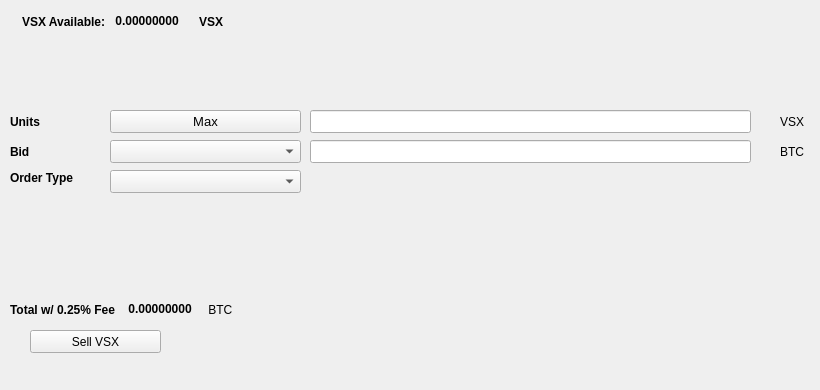
   <widget class="QWidget" name="SellTab">
    <attribute name="title">
     <string>Sell</string>
    </attribute>
    <widget class="QLabel" name="label_16">
     <property name="geometry">
      <rect>
       <x>780</x>
       <y>140</y>
       <width>31</width>
       <height>23</height>
      </rect>
     </property>
     <property name="text">
      <string>BTC</string>
     </property>
    </widget>
    <widget class="QComboBox" name="SellBidcomboBox">
     <property name="geometry">
      <rect>
       <x>110</x>
       <y>140</y>
       <width>191</width>
       <height>23</height>
      </rect>
     </property>
     <property name="font">
      <font>
       <pointsize>10</pointsize>
      </font>
     </property>
    </widget>
    <widget class="QLabel" name="label_18">
     <property name="geometry">
      <rect>
       <x>10</x>
       <y>110</y>
       <width>46</width>
       <height>23</height>
      </rect>
     </property>
     <property name="font">
      <font>
       <weight>75</weight>
       <bold>true</bold>
      </font>
     </property>
     <property name="text">
      <string>Units</string>
     </property>
    </widget>
    <widget class="QPushButton" name="Sell_Max_Amount">
     <property name="geometry">
      <rect>
       <x>110</x>
       <y>110</y>
       <width>191</width>
       <height>23</height>
      </rect>
     </property>
     <property name="font">
      <font>
       <pointsize>10</pointsize>
      </font>
     </property>
     <property name="text">
      <string>Max</string>
     </property>
    </widget>
    <widget class="QLabel" name="label_20">
     <property name="geometry">
      <rect>
       <x>10</x>
       <y>170</y>
       <width>91</width>
       <height>16</height>
      </rect>
     </property>
     <property name="font">
      <font>
       <weight>75</weight>
       <bold>true</bold>
      </font>
     </property>
     <property name="text">
      <string>Order Type</string>
     </property>
    </widget>
    <widget class="QComboBox" name="SellOrdertypeCombo">
     <property name="geometry">
      <rect>
       <x>110</x>
       <y>170</y>
       <width>191</width>
       <height>23</height>
      </rect>
     </property>
     <property name="font">
      <font>
       <pointsize>10</pointsize>
      </font>
     </property>
    </widget>
    <widget class="QLabel" name="label_21">
     <property name="geometry">
      <rect>
       <x>10</x>
       <y>140</y>
       <width>46</width>
       <height>23</height>
      </rect>
     </property>
     <property name="font">
      <font>
       <weight>75</weight>
       <bold>true</bold>
      </font>
     </property>
     <property name="text">
      <string>Bid</string>
     </property>
    </widget>
    <widget class="QLabel" name="label_22">
     <property name="geometry">
      <rect>
       <x>780</x>
       <y>110</y>
       <width>31</width>
       <height>23</height>
      </rect>
     </property>
     <property name="text">
      <string>VSX</string>
     </property>
    </widget>
    <widget class="QLineEdit" name="UnitsInputVSX">
     <property name="geometry">
      <rect>
       <x>310</x>
       <y>110</y>
       <width>441</width>
       <height>23</height>
      </rect>
     </property>
     <property name="font">
      <font>
       <pointsize>9</pointsize>
       <weight>75</weight>
       <bold>true</bold>
      </font>
     </property>
    </widget>
    <widget class="QLineEdit" name="SellBidPriceEdit">
     <property name="geometry">
      <rect>
       <x>310</x>
       <y>140</y>
       <width>441</width>
       <height>23</height>
      </rect>
     </property>
     <property name="font">
      <font>
       <pointsize>9</pointsize>
       <weight>75</weight>
       <bold>true</bold>
      </font>
     </property>
    </widget>
    <widget class="QPushButton" name="SellVSXBTN">
     <property name="geometry">
      <rect>
       <x>30</x>
       <y>330</y>
       <width>131</width>
       <height>23</height>
      </rect>
     </property>
     <property name="text">
      <string>Sell VSX</string>
     </property>
     <property name="icon">
      <iconset resource="../amsterdamcoin">
       <normaloff>:/icons/bitcoin</normaloff>:/icons/bitcoin</iconset>
     </property>
    </widget>
    <widget class="QWidget" name="layoutWidget3">
     <property name="geometry">
      <rect>
       <x>22</x>
       <y>12</y>
       <width>258</width>
       <height>19</height>
      </rect>
     </property>
     <layout class="QHBoxLayout" name="horizontalLayout">
      <item>
       <widget class="QLabel" name="label232_2">
        <property name="font">
         <font>
          <weight>75</weight>
          <bold>true</bold>
         </font>
        </property>
        <property name="text">
         <string>VSX Available:</string>
        </property>
       </widget>
      </item>
      <item>
       <widget class="QLabel" name="VSXAvailableLabel">
        <property name="palette">
         <palette>
          <active>
           <colorrole role="WindowText">
            <brush brushstyle="SolidPattern">
             <color alpha="255">
              <red>0</red>
              <green>0</green>
              <blue>0</blue>
             </color>
            </brush>
           </colorrole>
           <colorrole role="Button">
            <brush brushstyle="SolidPattern">
             <color alpha="255">
              <red>0</red>
              <green>170</green>
              <blue>0</blue>
             </color>
            </brush>
           </colorrole>
           <colorrole role="Light">
            <brush brushstyle="SolidPattern">
             <color alpha="255">
              <red>0</red>
              <green>255</green>
              <blue>0</blue>
             </color>
            </brush>
           </colorrole>
           <colorrole role="Midlight">
            <brush brushstyle="SolidPattern">
             <color alpha="255">
              <red>0</red>
              <green>212</green>
              <blue>0</blue>
             </color>
            </brush>
           </colorrole>
           <colorrole role="Dark">
            <brush brushstyle="SolidPattern">
             <color alpha="255">
              <red>0</red>
              <green>85</green>
              <blue>0</blue>
             </color>
            </brush>
           </colorrole>
           <colorrole role="Mid">
            <brush brushstyle="SolidPattern">
             <color alpha="255">
              <red>0</red>
              <green>113</green>
              <blue>0</blue>
             </color>
            </brush>
           </colorrole>
           <colorrole role="Text">
            <brush brushstyle="SolidPattern">
             <color alpha="255">
              <red>0</red>
              <green>170</green>
              <blue>0</blue>
             </color>
            </brush>
           </colorrole>
           <colorrole role="BrightText">
            <brush brushstyle="SolidPattern">
             <color alpha="255">
              <red>255</red>
              <green>255</green>
              <blue>255</blue>
             </color>
            </brush>
           </colorrole>
           <colorrole role="ButtonText">
            <brush brushstyle="SolidPattern">
             <color alpha="255">
              <red>0</red>
              <green>0</green>
              <blue>0</blue>
             </color>
            </brush>
           </colorrole>
           <colorrole role="Base">
            <brush brushstyle="SolidPattern">
             <color alpha="255">
              <red>255</red>
              <green>255</green>
              <blue>255</blue>
             </color>
            </brush>
           </colorrole>
           <colorrole role="Window">
            <brush brushstyle="SolidPattern">
             <color alpha="255">
              <red>0</red>
              <green>170</green>
              <blue>0</blue>
             </color>
            </brush>
           </colorrole>
           <colorrole role="Shadow">
            <brush brushstyle="SolidPattern">
             <color alpha="255">
              <red>0</red>
              <green>0</green>
              <blue>0</blue>
             </color>
            </brush>
           </colorrole>
           <colorrole role="AlternateBase">
            <brush brushstyle="SolidPattern">
             <color alpha="255">
              <red>127</red>
              <green>212</green>
              <blue>127</blue>
             </color>
            </brush>
           </colorrole>
           <colorrole role="ToolTipBase">
            <brush brushstyle="SolidPattern">
             <color alpha="255">
              <red>255</red>
              <green>255</green>
              <blue>220</blue>
             </color>
            </brush>
           </colorrole>
           <colorrole role="ToolTipText">
            <brush brushstyle="SolidPattern">
             <color alpha="255">
              <red>0</red>
              <green>0</green>
              <blue>0</blue>
             </color>
            </brush>
           </colorrole>
          </active>
          <inactive>
           <colorrole role="WindowText">
            <brush brushstyle="SolidPattern">
             <color alpha="255">
              <red>0</red>
              <green>0</green>
              <blue>0</blue>
             </color>
            </brush>
           </colorrole>
           <colorrole role="Button">
            <brush brushstyle="SolidPattern">
             <color alpha="255">
              <red>0</red>
              <green>170</green>
              <blue>0</blue>
             </color>
            </brush>
           </colorrole>
           <colorrole role="Light">
            <brush brushstyle="SolidPattern">
             <color alpha="255">
              <red>0</red>
              <green>255</green>
              <blue>0</blue>
             </color>
            </brush>
           </colorrole>
           <colorrole role="Midlight">
            <brush brushstyle="SolidPattern">
             <color alpha="255">
              <red>0</red>
              <green>212</green>
              <blue>0</blue>
             </color>
            </brush>
           </colorrole>
           <colorrole role="Dark">
            <brush brushstyle="SolidPattern">
             <color alpha="255">
              <red>0</red>
              <green>85</green>
              <blue>0</blue>
             </color>
            </brush>
           </colorrole>
           <colorrole role="Mid">
            <brush brushstyle="SolidPattern">
             <color alpha="255">
              <red>0</red>
              <green>113</green>
              <blue>0</blue>
             </color>
            </brush>
           </colorrole>
           <colorrole role="Text">
            <brush brushstyle="SolidPattern">
             <color alpha="255">
              <red>0</red>
              <green>170</green>
              <blue>0</blue>
             </color>
            </brush>
           </colorrole>
           <colorrole role="BrightText">
            <brush brushstyle="SolidPattern">
             <color alpha="255">
              <red>255</red>
              <green>255</green>
              <blue>255</blue>
             </color>
            </brush>
           </colorrole>
           <colorrole role="ButtonText">
            <brush brushstyle="SolidPattern">
             <color alpha="255">
              <red>0</red>
              <green>0</green>
              <blue>0</blue>
             </color>
            </brush>
           </colorrole>
           <colorrole role="Base">
            <brush brushstyle="SolidPattern">
             <color alpha="255">
              <red>255</red>
              <green>255</green>
              <blue>255</blue>
             </color>
            </brush>
           </colorrole>
           <colorrole role="Window">
            <brush brushstyle="SolidPattern">
             <color alpha="255">
              <red>0</red>
              <green>170</green>
              <blue>0</blue>
             </color>
            </brush>
           </colorrole>
           <colorrole role="Shadow">
            <brush brushstyle="SolidPattern">
             <color alpha="255">
              <red>0</red>
              <green>0</green>
              <blue>0</blue>
             </color>
            </brush>
           </colorrole>
           <colorrole role="AlternateBase">
            <brush brushstyle="SolidPattern">
             <color alpha="255">
              <red>127</red>
              <green>212</green>
              <blue>127</blue>
             </color>
            </brush>
           </colorrole>
           <colorrole role="ToolTipBase">
            <brush brushstyle="SolidPattern">
             <color alpha="255">
              <red>255</red>
              <green>255</green>
              <blue>220</blue>
             </color>
            </brush>
           </colorrole>
           <colorrole role="ToolTipText">
            <brush brushstyle="SolidPattern">
             <color alpha="255">
              <red>0</red>
              <green>0</green>
              <blue>0</blue>
             </color>
            </brush>
           </colorrole>
          </inactive>
          <disabled>
           <colorrole role="WindowText">
            <brush brushstyle="SolidPattern">
             <color alpha="255">
              <red>0</red>
              <green>85</green>
              <blue>0</blue>
             </color>
            </brush>
           </colorrole>
           <colorrole role="Button">
            <brush brushstyle="SolidPattern">
             <color alpha="255">
              <red>0</red>
              <green>170</green>
              <blue>0</blue>
             </color>
            </brush>
           </colorrole>
           <colorrole role="Light">
            <brush brushstyle="SolidPattern">
             <color alpha="255">
              <red>0</red>
              <green>255</green>
              <blue>0</blue>
             </color>
            </brush>
           </colorrole>
           <colorrole role="Midlight">
            <brush brushstyle="SolidPattern">
             <color alpha="255">
              <red>0</red>
              <green>212</green>
              <blue>0</blue>
             </color>
            </brush>
           </colorrole>
           <colorrole role="Dark">
            <brush brushstyle="SolidPattern">
             <color alpha="255">
              <red>0</red>
              <green>85</green>
              <blue>0</blue>
             </color>
            </brush>
           </colorrole>
           <colorrole role="Mid">
            <brush brushstyle="SolidPattern">
             <color alpha="255">
              <red>0</red>
              <green>113</green>
              <blue>0</blue>
             </color>
            </brush>
           </colorrole>
           <colorrole role="Text">
            <brush brushstyle="SolidPattern">
             <color alpha="255">
              <red>0</red>
              <green>85</green>
              <blue>0</blue>
             </color>
            </brush>
           </colorrole>
           <colorrole role="BrightText">
            <brush brushstyle="SolidPattern">
             <color alpha="255">
              <red>255</red>
              <green>255</green>
              <blue>255</blue>
             </color>
            </brush>
           </colorrole>
           <colorrole role="ButtonText">
            <brush brushstyle="SolidPattern">
             <color alpha="255">
              <red>0</red>
              <green>85</green>
              <blue>0</blue>
             </color>
            </brush>
           </colorrole>
           <colorrole role="Base">
            <brush brushstyle="SolidPattern">
             <color alpha="255">
              <red>0</red>
              <green>170</green>
              <blue>0</blue>
             </color>
            </brush>
           </colorrole>
           <colorrole role="Window">
            <brush brushstyle="SolidPattern">
             <color alpha="255">
              <red>0</red>
              <green>170</green>
              <blue>0</blue>
             </color>
            </brush>
           </colorrole>
           <colorrole role="Shadow">
            <brush brushstyle="SolidPattern">
             <color alpha="255">
              <red>0</red>
              <green>0</green>
              <blue>0</blue>
             </color>
            </brush>
           </colorrole>
           <colorrole role="AlternateBase">
            <brush brushstyle="SolidPattern">
             <color alpha="255">
              <red>0</red>
              <green>170</green>
              <blue>0</blue>
             </color>
            </brush>
           </colorrole>
           <colorrole role="ToolTipBase">
            <brush brushstyle="SolidPattern">
             <color alpha="255">
              <red>255</red>
              <green>255</green>
              <blue>220</blue>
             </color>
            </brush>
           </colorrole>
           <colorrole role="ToolTipText">
            <brush brushstyle="SolidPattern">
             <color alpha="255">
              <red>0</red>
              <green>0</green>
              <blue>0</blue>
             </color>
            </brush>
           </colorrole>
          </disabled>
         </palette>
        </property>
        <property name="font">
         <font>
          <weight>75</weight>
          <bold>true</bold>
         </font>
        </property>
        <property name="text">
         <string> 0.00000000 </string>
        </property>
        <property name="textInteractionFlags">
         <set>Qt::LinksAccessibleByMouse|Qt::TextSelectableByKeyboard|Qt::TextSelectableByMouse</set>
        </property>
       </widget>
      </item>
      <item>
       <widget class="QLabel" name="labelVSX">
        <property name="font">
         <font>
          <weight>75</weight>
          <bold>true</bold>
         </font>
        </property>
        <property name="text">
         <string>VSX</string>
        </property>
       </widget>
      </item>
     </layout>
    </widget>
    <widget class="QWidget" name="layoutWidget">
     <property name="geometry">
      <rect>
       <x>10</x>
       <y>300</y>
       <width>268</width>
       <height>19</height>
      </rect>
     </property>
     <layout class="QHBoxLayout" name="horizontalLayout_2">
      <item>
       <widget class="QLabel" name="label_19">
        <property name="font">
         <font>
          <weight>75</weight>
          <bold>true</bold>
         </font>
        </property>
        <property name="text">
         <string>Total w/ 0.25% Fee </string>
        </property>
       </widget>
      </item>
      <item>
       <widget class="QLabel" name="SellCostLabel">
        <property name="palette">
         <palette>
          <active>
           <colorrole role="WindowText">
            <brush brushstyle="SolidPattern">
             <color alpha="255">
              <red>0</red>
              <green>0</green>
              <blue>0</blue>
             </color>
            </brush>
           </colorrole>
           <colorrole role="Button">
            <brush brushstyle="SolidPattern">
             <color alpha="255">
              <red>0</red>
              <green>170</green>
              <blue>0</blue>
             </color>
            </brush>
           </colorrole>
           <colorrole role="Light">
            <brush brushstyle="SolidPattern">
             <color alpha="255">
              <red>0</red>
              <green>255</green>
              <blue>0</blue>
             </color>
            </brush>
           </colorrole>
           <colorrole role="Midlight">
            <brush brushstyle="SolidPattern">
             <color alpha="255">
              <red>0</red>
              <green>212</green>
              <blue>0</blue>
             </color>
            </brush>
           </colorrole>
           <colorrole role="Dark">
            <brush brushstyle="SolidPattern">
             <color alpha="255">
              <red>0</red>
              <green>85</green>
              <blue>0</blue>
             </color>
            </brush>
           </colorrole>
           <colorrole role="Mid">
            <brush brushstyle="SolidPattern">
             <color alpha="255">
              <red>0</red>
              <green>113</green>
              <blue>0</blue>
             </color>
            </brush>
           </colorrole>
           <colorrole role="Text">
            <brush brushstyle="SolidPattern">
             <color alpha="255">
              <red>0</red>
              <green>170</green>
              <blue>0</blue>
             </color>
            </brush>
           </colorrole>
           <colorrole role="BrightText">
            <brush brushstyle="SolidPattern">
             <color alpha="255">
              <red>255</red>
              <green>255</green>
              <blue>255</blue>
             </color>
            </brush>
           </colorrole>
           <colorrole role="ButtonText">
            <brush brushstyle="SolidPattern">
             <color alpha="255">
              <red>0</red>
              <green>0</green>
              <blue>0</blue>
             </color>
            </brush>
           </colorrole>
           <colorrole role="Base">
            <brush brushstyle="SolidPattern">
             <color alpha="255">
              <red>255</red>
              <green>255</green>
              <blue>255</blue>
             </color>
            </brush>
           </colorrole>
           <colorrole role="Window">
            <brush brushstyle="SolidPattern">
             <color alpha="255">
              <red>0</red>
              <green>170</green>
              <blue>0</blue>
             </color>
            </brush>
           </colorrole>
           <colorrole role="Shadow">
            <brush brushstyle="SolidPattern">
             <color alpha="255">
              <red>0</red>
              <green>0</green>
              <blue>0</blue>
             </color>
            </brush>
           </colorrole>
           <colorrole role="AlternateBase">
            <brush brushstyle="SolidPattern">
             <color alpha="255">
              <red>127</red>
              <green>212</green>
              <blue>127</blue>
             </color>
            </brush>
           </colorrole>
           <colorrole role="ToolTipBase">
            <brush brushstyle="SolidPattern">
             <color alpha="255">
              <red>255</red>
              <green>255</green>
              <blue>220</blue>
             </color>
            </brush>
           </colorrole>
           <colorrole role="ToolTipText">
            <brush brushstyle="SolidPattern">
             <color alpha="255">
              <red>0</red>
              <green>0</green>
              <blue>0</blue>
             </color>
            </brush>
           </colorrole>
          </active>
          <inactive>
           <colorrole role="WindowText">
            <brush brushstyle="SolidPattern">
             <color alpha="255">
              <red>0</red>
              <green>0</green>
              <blue>0</blue>
             </color>
            </brush>
           </colorrole>
           <colorrole role="Button">
            <brush brushstyle="SolidPattern">
             <color alpha="255">
              <red>0</red>
              <green>170</green>
              <blue>0</blue>
             </color>
            </brush>
           </colorrole>
           <colorrole role="Light">
            <brush brushstyle="SolidPattern">
             <color alpha="255">
              <red>0</red>
              <green>255</green>
              <blue>0</blue>
             </color>
            </brush>
           </colorrole>
           <colorrole role="Midlight">
            <brush brushstyle="SolidPattern">
             <color alpha="255">
              <red>0</red>
              <green>212</green>
              <blue>0</blue>
             </color>
            </brush>
           </colorrole>
           <colorrole role="Dark">
            <brush brushstyle="SolidPattern">
             <color alpha="255">
              <red>0</red>
              <green>85</green>
              <blue>0</blue>
             </color>
            </brush>
           </colorrole>
           <colorrole role="Mid">
            <brush brushstyle="SolidPattern">
             <color alpha="255">
              <red>0</red>
              <green>113</green>
              <blue>0</blue>
             </color>
            </brush>
           </colorrole>
           <colorrole role="Text">
            <brush brushstyle="SolidPattern">
             <color alpha="255">
              <red>0</red>
              <green>170</green>
              <blue>0</blue>
             </color>
            </brush>
           </colorrole>
           <colorrole role="BrightText">
            <brush brushstyle="SolidPattern">
             <color alpha="255">
              <red>255</red>
              <green>255</green>
              <blue>255</blue>
             </color>
            </brush>
           </colorrole>
           <colorrole role="ButtonText">
            <brush brushstyle="SolidPattern">
             <color alpha="255">
              <red>0</red>
              <green>0</green>
              <blue>0</blue>
             </color>
            </brush>
           </colorrole>
           <colorrole role="Base">
            <brush brushstyle="SolidPattern">
             <color alpha="255">
              <red>255</red>
              <green>255</green>
              <blue>255</blue>
             </color>
            </brush>
           </colorrole>
           <colorrole role="Window">
            <brush brushstyle="SolidPattern">
             <color alpha="255">
              <red>0</red>
              <green>170</green>
              <blue>0</blue>
             </color>
            </brush>
           </colorrole>
           <colorrole role="Shadow">
            <brush brushstyle="SolidPattern">
             <color alpha="255">
              <red>0</red>
              <green>0</green>
              <blue>0</blue>
             </color>
            </brush>
           </colorrole>
           <colorrole role="AlternateBase">
            <brush brushstyle="SolidPattern">
             <color alpha="255">
              <red>127</red>
              <green>212</green>
              <blue>127</blue>
             </color>
            </brush>
           </colorrole>
           <colorrole role="ToolTipBase">
            <brush brushstyle="SolidPattern">
             <color alpha="255">
              <red>255</red>
              <green>255</green>
              <blue>220</blue>
             </color>
            </brush>
           </colorrole>
           <colorrole role="ToolTipText">
            <brush brushstyle="SolidPattern">
             <color alpha="255">
              <red>0</red>
              <green>0</green>
              <blue>0</blue>
             </color>
            </brush>
           </colorrole>
          </inactive>
          <disabled>
           <colorrole role="WindowText">
            <brush brushstyle="SolidPattern">
             <color alpha="255">
              <red>0</red>
              <green>85</green>
              <blue>0</blue>
             </color>
            </brush>
           </colorrole>
           <colorrole role="Button">
            <brush brushstyle="SolidPattern">
             <color alpha="255">
              <red>0</red>
              <green>170</green>
              <blue>0</blue>
             </color>
            </brush>
           </colorrole>
           <colorrole role="Light">
            <brush brushstyle="SolidPattern">
             <color alpha="255">
              <red>0</red>
              <green>255</green>
              <blue>0</blue>
             </color>
            </brush>
           </colorrole>
           <colorrole role="Midlight">
            <brush brushstyle="SolidPattern">
             <color alpha="255">
              <red>0</red>
              <green>212</green>
              <blue>0</blue>
             </color>
            </brush>
           </colorrole>
           <colorrole role="Dark">
            <brush brushstyle="SolidPattern">
             <color alpha="255">
              <red>0</red>
              <green>85</green>
              <blue>0</blue>
             </color>
            </brush>
           </colorrole>
           <colorrole role="Mid">
            <brush brushstyle="SolidPattern">
             <color alpha="255">
              <red>0</red>
              <green>113</green>
              <blue>0</blue>
             </color>
            </brush>
           </colorrole>
           <colorrole role="Text">
            <brush brushstyle="SolidPattern">
             <color alpha="255">
              <red>0</red>
              <green>85</green>
              <blue>0</blue>
             </color>
            </brush>
           </colorrole>
           <colorrole role="BrightText">
            <brush brushstyle="SolidPattern">
             <color alpha="255">
              <red>255</red>
              <green>255</green>
              <blue>255</blue>
             </color>
            </brush>
           </colorrole>
           <colorrole role="ButtonText">
            <brush brushstyle="SolidPattern">
             <color alpha="255">
              <red>0</red>
              <green>85</green>
              <blue>0</blue>
             </color>
            </brush>
           </colorrole>
           <colorrole role="Base">
            <brush brushstyle="SolidPattern">
             <color alpha="255">
              <red>0</red>
              <green>170</green>
              <blue>0</blue>
             </color>
            </brush>
           </colorrole>
           <colorrole role="Window">
            <brush brushstyle="SolidPattern">
             <color alpha="255">
              <red>0</red>
              <green>170</green>
              <blue>0</blue>
             </color>
            </brush>
           </colorrole>
           <colorrole role="Shadow">
            <brush brushstyle="SolidPattern">
             <color alpha="255">
              <red>0</red>
              <green>0</green>
              <blue>0</blue>
             </color>
            </brush>
           </colorrole>
           <colorrole role="AlternateBase">
            <brush brushstyle="SolidPattern">
             <color alpha="255">
              <red>0</red>
              <green>170</green>
              <blue>0</blue>
             </color>
            </brush>
           </colorrole>
           <colorrole role="ToolTipBase">
            <brush brushstyle="SolidPattern">
             <color alpha="255">
              <red>255</red>
              <green>255</green>
              <blue>220</blue>
             </color>
            </brush>
           </colorrole>
           <colorrole role="ToolTipText">
            <brush brushstyle="SolidPattern">
             <color alpha="255">
              <red>0</red>
              <green>0</green>
              <blue>0</blue>
             </color>
            </brush>
           </colorrole>
          </disabled>
         </palette>
        </property>
        <property name="font">
         <font>
          <weight>75</weight>
          <bold>true</bold>
         </font>
        </property>
        <property name="autoFillBackground">
         <bool>false</bool>
        </property>
        <property name="text">
         <string> 0.00000000</string>
        </property>
        <property name="textInteractionFlags">
         <set>Qt::LinksAccessibleByMouse|Qt::TextSelectableByMouse</set>
        </property>
       </widget>
      </item>
      <item>
       <widget class="QLabel" name="label_17">
        <property name="font">
         <font>
          <weight>50</weight>
          <bold>false</bold>
         </font>
        </property>
        <property name="text">
         <string> BTC</string>
        </property>
       </widget>
      </item>
     </layout>
    </widget>
    <widget class="QLabel" name="label_23">
     <property name="geometry">
      <rect>
       <x>460</x>
       <y>300</y>
       <width>281</width>
       <height>81</height>
      </rect>
     </property>
     <property name="text">
      <string/>
     </property>
     <property name="pixmap">
      <pixmap>:/images/bittrex</pixmap>
     </property>
    </widget>
   </widget>
